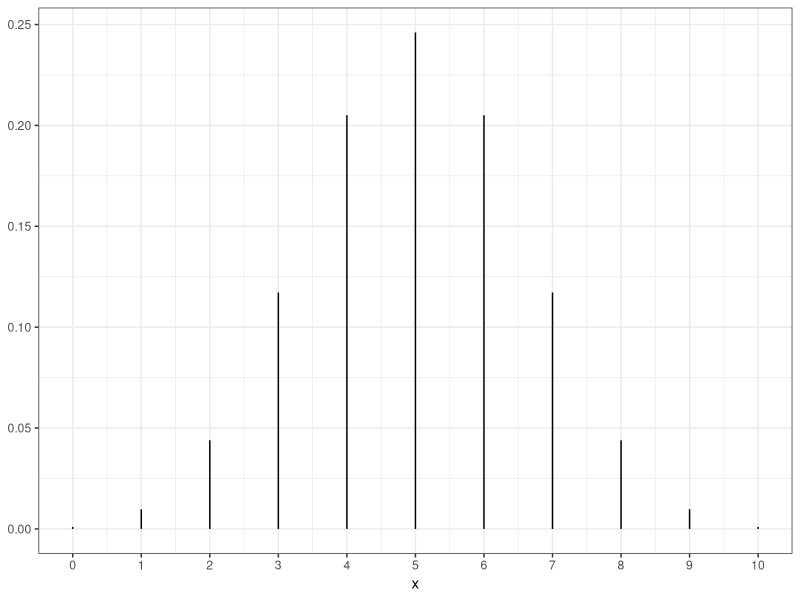
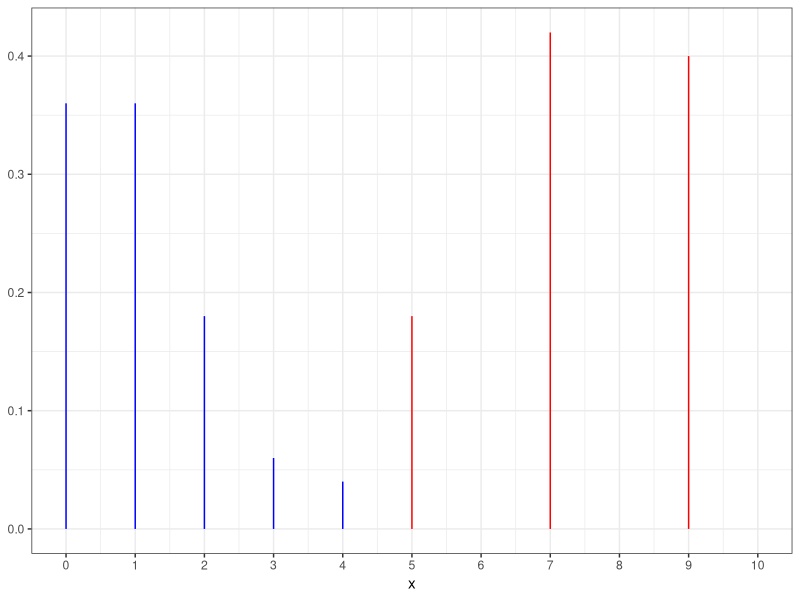
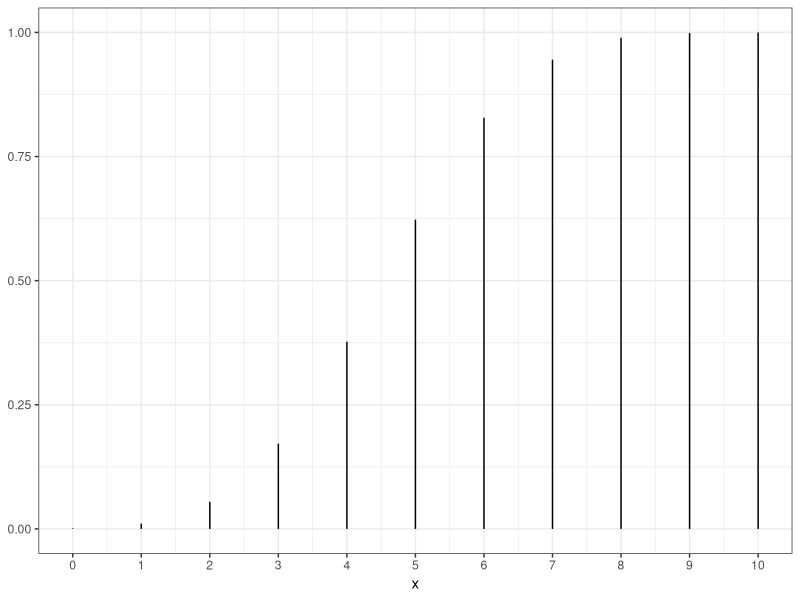
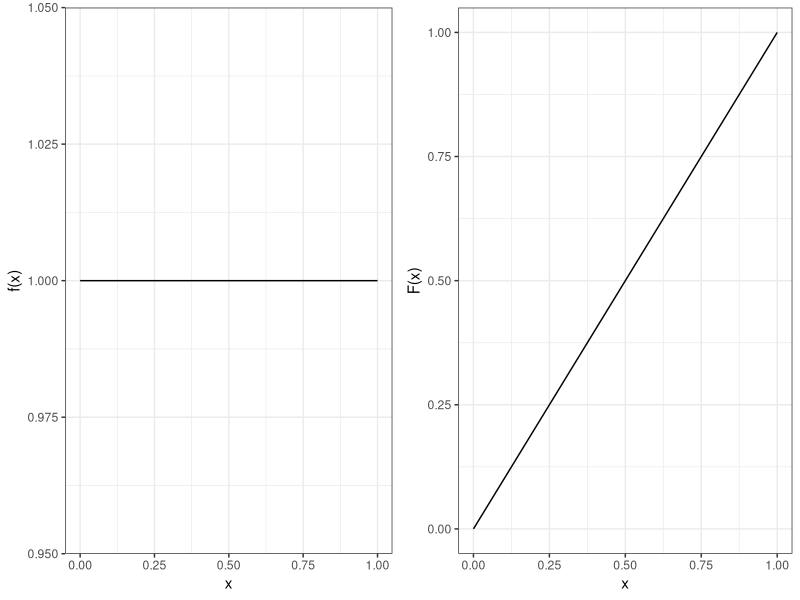
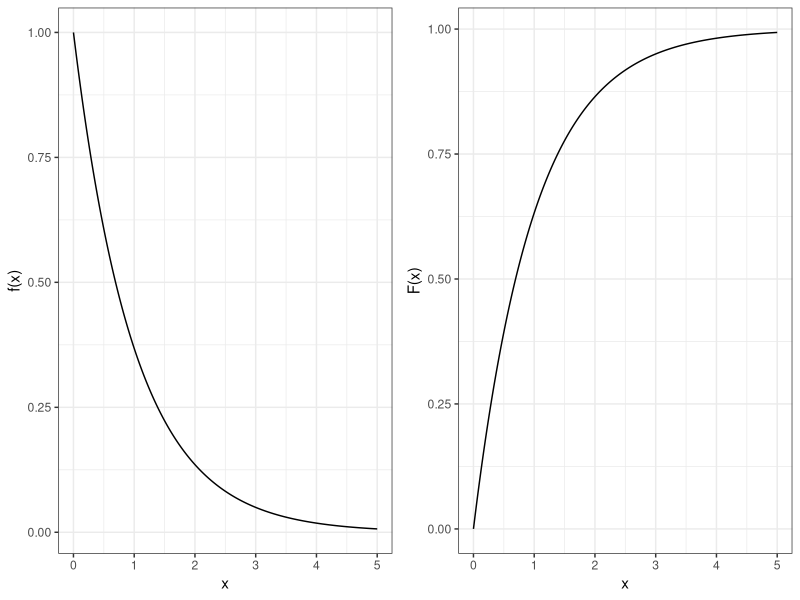
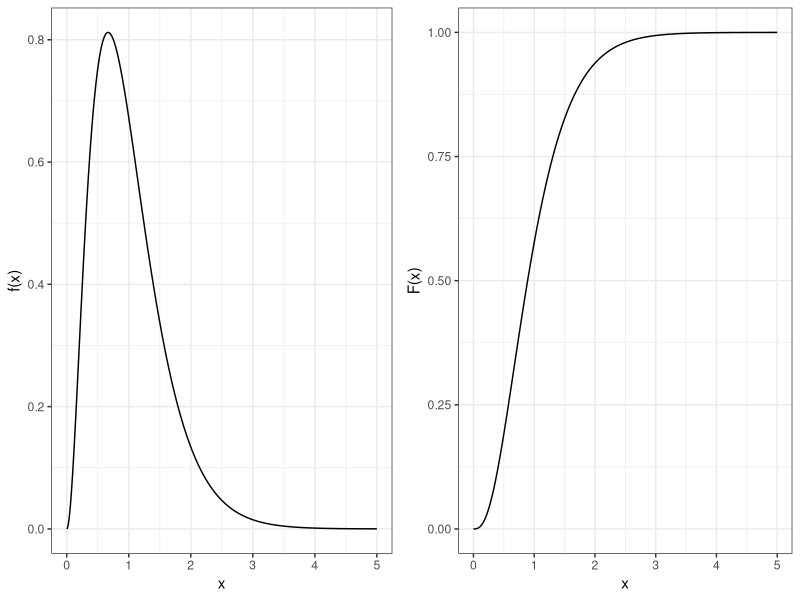
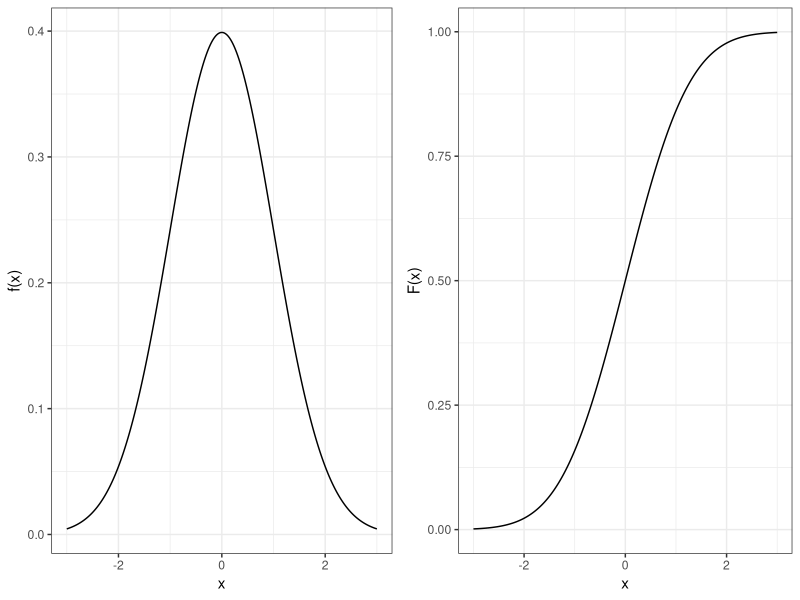
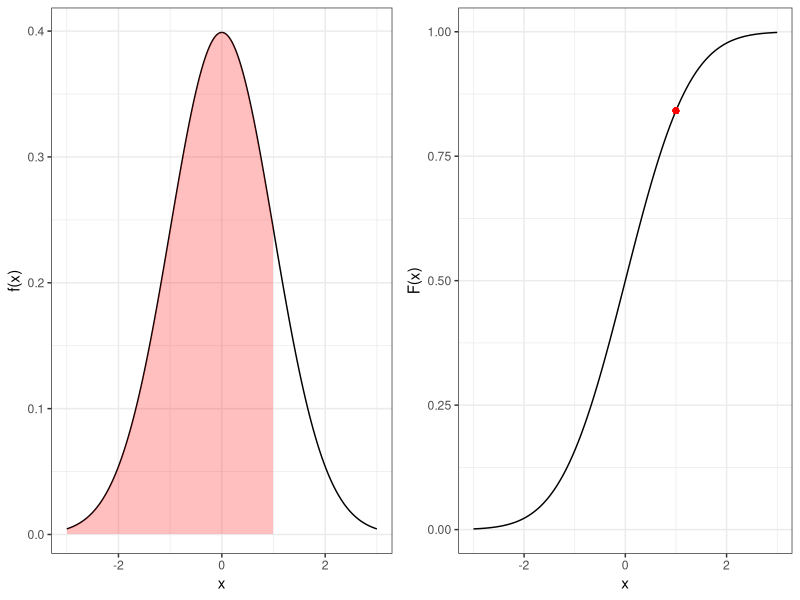

The R script that drew these images, in order: (Note: this script raises an error after producing the figures.)
## ---- chunk 1
knitr::opts_chunk$set(echo = FALSE)
knitr::opts_chunk$set(warning = FALSE, message = FALSE) 
knitr::opts_chunk$set(comment = "")
## ---- chunk 2
library(scales)
library(data.table)
library(ggplot2)
dt <- data.table(x=0:10,y=dbinom(0:10,10,.5))
ggplot(data=dt,aes(x=x)) + geom_errorbar(aes(ymin=0,ymax=y),width=0) + theme_bw() + scale_x_continuous(breaks=pretty_breaks(10))
## ---- chunk 3
dt <- data.table(x=0:10,px=c(.36,.36,.18,.06,.04,0,0,0,0,0,0),py=c(0,0,0,0,0,.18,0,.42,0,.4,0))
ggplot(data=dt,aes(x=x)) + geom_errorbar(aes(ymin=0,ymax=px),width=0,color='blue') +
  geom_errorbar(aes(ymin=0,ymax=py),width=0,color='red') +
  theme_bw() + scale_x_continuous(breaks=pretty_breaks(10))
## ---- chunk 4
dt <- data.table(x=0:10,y=pbinom(0:10,10,.5))
ggplot(data=dt,aes(x=x)) + geom_errorbar(aes(ymin=0,ymax=y),width=0) + theme_bw() + scale_x_continuous(breaks=pretty_breaks(10))
## ---- chunk 5
library(gridExtra)
dt <- data.table(x=seq(from=0,to=1,by=.01),`f(x)`=rep(1,100),`F(x)`=seq(from=0,to=1,by=.01))
p1 <- ggplot(data=dt,aes(x=x,y=`f(x)`)) + geom_line() + theme_bw()
p2 <- ggplot(data=dt,aes(x=x,y=`F(x)`)) + geom_line() + theme_bw()
grid.arrange(p1,p2,nrow=1)
## ---- chunk 6
x <- seq(from=0,to=5,by=.01)
dt <- data.table(x=x,`f(x)`=exp(-x),`F(x)`=1-exp(-x))
p1 <- ggplot(data=dt,aes(x=x,y=`f(x)`)) + geom_line() + theme_bw()
p2 <- ggplot(data=dt,aes(x=x,y=`F(x)`)) + geom_line() + theme_bw()
grid.arrange(p1,p2,nrow=1)
## ---- chunk 7
x <- seq(from=0,to=5,by=.01)
dt <- data.table(x=x,`f(x)`=dgamma(x,shape=3,rate=3),`F(x)`=pgamma(x,shape=3,rate=3))
p1 <- ggplot(data=dt,aes(x=x,y=`f(x)`)) + geom_line() + theme_bw()
p2 <- ggplot(data=dt,aes(x=x,y=`F(x)`)) + geom_line() + theme_bw()
grid.arrange(p1,p2,nrow=1)
## ---- chunk 8
x <- seq(from=-3,to=3,by=.01)
dt <- data.table(x=x,`f(x)`=dnorm(x),`F(x)`=pnorm(x))
p1 <- ggplot(data=dt,aes(x=x,y=`f(x)`)) + geom_line() + theme_bw()
p2 <- ggplot(data=dt,aes(x=x,y=`F(x)`)) + geom_line() + theme_bw()
grid.arrange(p1,p2,nrow=1)
## ---- chunk 9
x <- seq(from=-3,to=3,by=.01)
dt <- data.table(x=x,`f(x)`=dnorm(x),`F(x)`=pnorm(x))
p1 <- ggplot(data=dt,aes(x=x,y=`f(x)`)) + geom_line() + theme_bw() + geom_ribbon(data=dt[x<1],aes(x=x,ymax=`f(x)`), ymin=0,fill=rgb(1,0,0,.25))
p2 <- ggplot(data=dt,aes(x=x,y=`F(x)`)) + geom_line() + theme_bw() + geom_point(aes(x=1,y=pnorm(1)),color=rgb(1,0,0,.25))
grid.arrange(p1,p2,nrow=1)
## ---- chunk 10
library(scales)
x <- seq(from=-3,to=3,by=.01)
dt <- data.table(x=x,`f(x)`=dnorm(x),`F(x)`=pnorm(x))
p1 <- ggplot(data=dt,aes(x=x,y=`f(x)`)) + geom_line() + theme_bw() + geom_ribbon(data=dt[x<1 & x > -1],aes(x=x,ymax=`f(x)`), ymin=0,fill=rgb(1,0,0,.25))
p2 <- ggplot(data=dt,aes(x=x,y=`F(x)`)) + geom_line() + theme_bw() + geom_point(data=dt[x==1 | x==-1],color=rgb(1,0,0)) +
   scale_y_continuous(breaks=pretty_breaks(10),minor_breaks=pretty_breaks(20))
grid.arrange(p1,p2,nrow=1)
## ---- chunk 11
x0 <- seq(from=-3, to=0, by=0.5)
x1 <- seq(from=0, to=3, by=0.5)
y0 <- round(pnorm(x0),2)
y1 <- round(pnorm(x1),2)
dt <- data.table(x=x0,`F(x)`=y0,`     `="     ",x=x1,`F(x)`=y1)
dt
## ---- chunk 12
x0 <- seq(from=0, to=1, by=0.25)
x1 <- seq(from=1, to=2, by=0.25)
y0 <- round(pnorm(x0),2)
y1 <- round(pnorm(x1),2)
dt <- data.table(x=x0,`F(x)`=y0,`     `="     ",x=x1,`F(x)`=y1)
dt
## ---- chunk 13
x0 <- seq(from=2, to=2.5, by=0.1)
x1 <- seq(from=2.5, to=3.0, by=0.1)
y0 <- round(pnorm(x0),3)
y1 <- round(pnorm(x1),3)
dt <- data.table(x=x0,`F(x)`=y0,`     `="     ",x=x1,`F(x)`=y1)
dt
## ---- chunk 14
x0 <- seq(from=-3, to=0, by=0.5)
x1 <- seq(from=0, to=3, by=0.5)
y0 <- round(pnorm(x0),2)
y1 <- round(pnorm(x1),2)
dt <- data.table(x=x0,`F(x)`=y0,`     `="     ",x=x1,`F(x)`=y1)
dt
## ---- chunk 15
x0 <- c(.9,.95,.975,.99,.995)
y0 <- round(qnorm(x0),3)
dt <- data.table(p=x0,`x:p=F(x)`=y0)
dt
## ---- chunk 16
x0 <- c(.9,.95,.975,.99,.995)
y0 <- round(qnorm(x0),3)
dt <- data.table(p=x0,`x:p=F(x)`=y0)
dt
